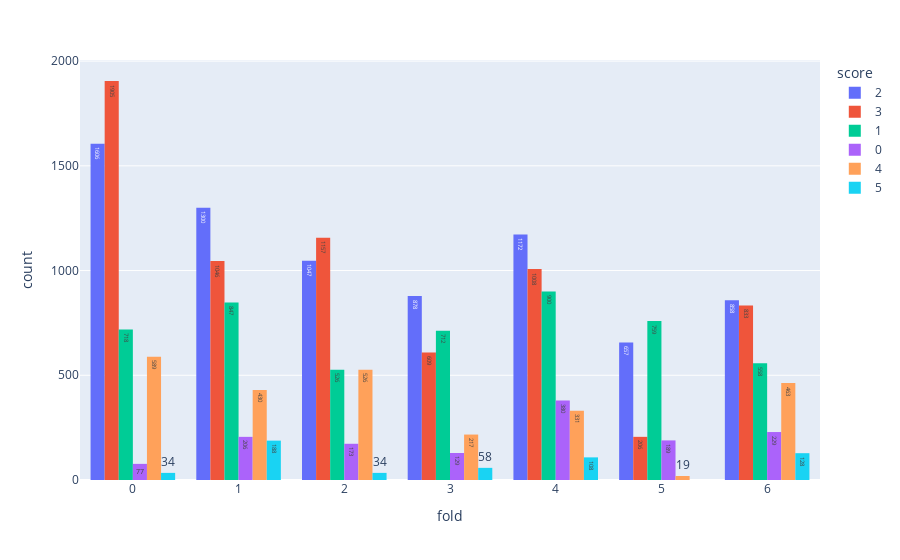

This figure's notebook cell:
### Code cell
px.histogram(train_df, x="fold", color="score", text_auto=True, barmode="group")

### Figure 1 — Plotly figure (JSON) as saved in the notebook; plotly's stock layout.template omitted (floating-point values rounded to 4 significant figures; data arrays with more than 128 entries replaced by an {"elided": "..."} marker saying what was removed)
{"data": [{"alignmentgroup": "True", "bingroup": "x", "hovertemplate": "score=2<br>fold=%{x}<br>count=%{y}<extra></extra>", "legendgroup": "2", "marker": {"color": "#636efa", "pattern": {"shape": ""}}, "name": "2", "offsetgroup": "2", "orientation": "v", "showlegend": true, "texttemplate": "%{value}", "type": "histogram", "x": {"elided": "7518 int values"}, "xaxis": "x", "yaxis": "y"}, {"alignmentgroup": "True", "bingroup": "x", "hovertemplate": "score=3<br>fold=%{x}<br>count=%{y}<extra></extra>", "legendgroup": "3", "marker": {"color": "#EF553B", "pattern": {"shape": ""}}, "name": "3", "offsetgroup": "3", "orientation": "v", "showlegend": true, "texttemplate": "%{value}", "type": "histogram", "x": {"elided": "6764 int values"}, "xaxis": "x", "yaxis": "y"}, {"alignmentgroup": "True", "bingroup": "x", "hovertemplate": "score=1<br>fold=%{x}<br>count=%{y}<extra></extra>", "legendgroup": "1", "marker": {"color": "#00cc96", "pattern": {"shape": ""}}, "name": "1", "offsetgroup": "1", "orientation": "v", "showlegend": true, "texttemplate": "%{value}", "type": "histogram", "x": {"elided": "5020 int values"}, "xaxis": "x", "yaxis": "y"}, {"alignmentgroup": "True", "bingroup": "x", "hovertemplate": "score=0<br>fold=%{x}<br>count=%{y}<extra></extra>", "legendgroup": "0", "marker": {"color": "#ab63fa", "pattern": {"shape": ""}}, "name": "0", "offsetgroup": "0", "orientation": "v", "showlegend": true, "texttemplate": "%{value}", "type": "histogram", "x": {"elided": "1383 int values"}, "xaxis": "x", "yaxis": "y"}, {"alignmentgroup": "True", "bingroup": "x", "hovertemplate": "score=4<br>fold=%{x}<br>count=%{y}<extra></extra>", "legendgroup": "4", "marker": {"color": "#FFA15A", "pattern": {"shape": ""}}, "name": "4", "offsetgroup": "4", "orientation": "v", "showlegend": true, "texttemplate": "%{value}", "type": "histogram", "x": {"elided": "2575 int values"}, "xaxis": "x", "yaxis": "y"}, {"alignmentgroup": "True", "bingroup": "x", "hovertemplate": "score=5<br>fold=%{x}<br>count=%{y}<extra></extra>", "legendgroup": "5", "marker": {"color": "#19d3f3", "pattern": {"shape": ""}}, "name": "5", "offsetgroup": "5", "orientation": "v", "showlegend": true, "texttemplate": "%{value}", "type": "histogram", "x": {"elided": "550 int values"}, "xaxis": "x", "yaxis": "y"}], "layout": {"barmode": "group", "legend": {"title": {"text": "score"}, "tracegroupgap": 0}, "margin": {"t": 60}, "xaxis": {"anchor": "y", "domain": [0, 1], "title": {"text": "fold"}}, "yaxis": {"anchor": "x", "domain": [0, 1], "title": {"text": "count"}}}}
